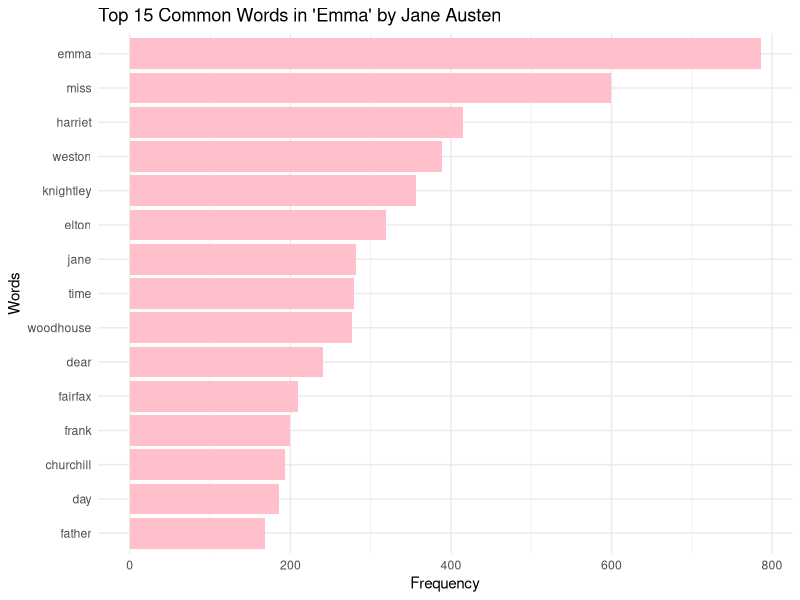

Source code (R):
## ---- chunk 1
library(dplyr)
library(ggplot2)
library(janeaustenr)
library(tidytext)
library(ggplot2)
## ---- chunk 2
# Filtering for "Emma" specifically from the package "janeaustenr"
emma_book <- austen_books() %>%
    filter(book == "Emma") %>%  
    mutate(line = row_number())  


# breaking text into words
emma_tidied <- emma_book %>%
    unnest_tokens(word, text)  


# removing stop words using tidytext::stop_words
emma_filtered <- emma_tidied %>%
    anti_join(tidytext::stop_words, by = "word")  

# counting frequency of most common words used in the book in descending order
emma_word_count <- emma_filtered %>%
    count(word, sort = TRUE)  

# extracting the top 15 most frequently occurring words for visualization.
emma_top_words <- emma_word_count[1:15, ]
## ---- chunk 3

# Create the plot
graph_exercise1 <- ggplot(emma_top_words, aes(x = reorder(word, n), y = n)) +
    geom_col(fill = "pink") +  
    coord_flip() + 
    labs(
        title = "Top 15 Common Words in 'Emma' by Jane Austen",
        x = "Words",
        y = "Frequency"
    ) +
    theme_minimal()

# plot
graph_exercise1
